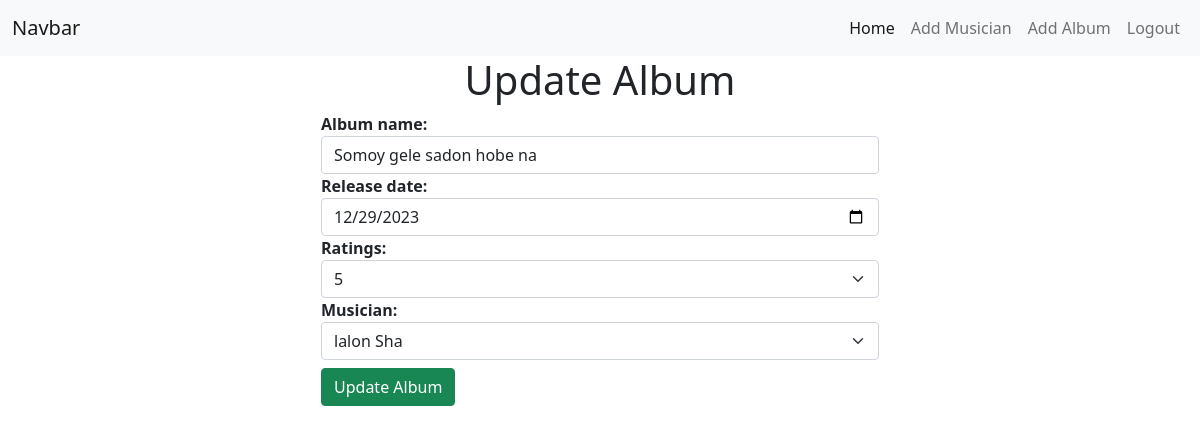
Page /albums/edit_album/2/ (signed in) on the committed database.
### albums_app/models.py (models this page shows, shortened)
class Album(models.Model):
    album_name = models.CharField(max_length = 50)
    release_date = models.DateField()
    RATINGS = [
        ('1', '1'),
        ('2', '2'),
        ('3', '3'),
        ('4', '4'),
        ('5', '5'),
    ]
    ratings = models.CharField(max_length = 10,choices=RATINGS, default='5')
    musician = models.ForeignKey(Musician, on_delete = models.CASCADE)

### albums_app/views.py (the view, shortened to what this page needs)
# urls.py: path('edit_album/<int:pk>/', AlbumUpdateView.as_view(), name='edit_album'),
class AlbumUpdateView(UpdateView):
    model = Album
    form_class = AlbumForm
    template_name = 'albums_app/add_album.html'
    success_url = reverse_lazy('home')
    def get_context_data(self, **kwargs):
        context = super().get_context_data(**kwargs)
        context["type"] = "Update"
        return context

### albums_app/forms.py
class AlbumForm(forms.ModelForm):
    class Meta:
        model = Album
        fields = '__all__'
        widgets = {
            'release_date': forms.DateInput(attrs={'type': 'date'})
        }

### musicians_app/models.py (called while the page is built)
    def __str__(self) -> str:
        return f'{self.first_name} {self.last_name}'

### albums_app/templates/albums_app/add_album.html (shortened to what this page needs)
{% extends "base.html" %}
{% load crispy_forms_tags %}
{% block title %}
    <h1 class="text-center">{{type}} Album</h1>
{% endblock title %}
{% block content %}
    <form style="width: 50%; margin:auto;" method="post" novlidate>
        {% for field in form %}
            <div>
                <strong>{{field.label_tag}}</strong>
            </div>
            {{field}}
        {% endfor %}
        <input type="submit" value="{{type}} Album" class="btn btn-success my-2">
    </form>
{% endblock content %}

### rows in the picture
Album: form "Somoy gele sadon hobe na" "12/29/2023" "5" "lalon Sha"

### other values in the picture
{{ type }} "Update"
{{ field.label_tag }} "Album name:" "Release date:" "Ratings:" "Musician:"
